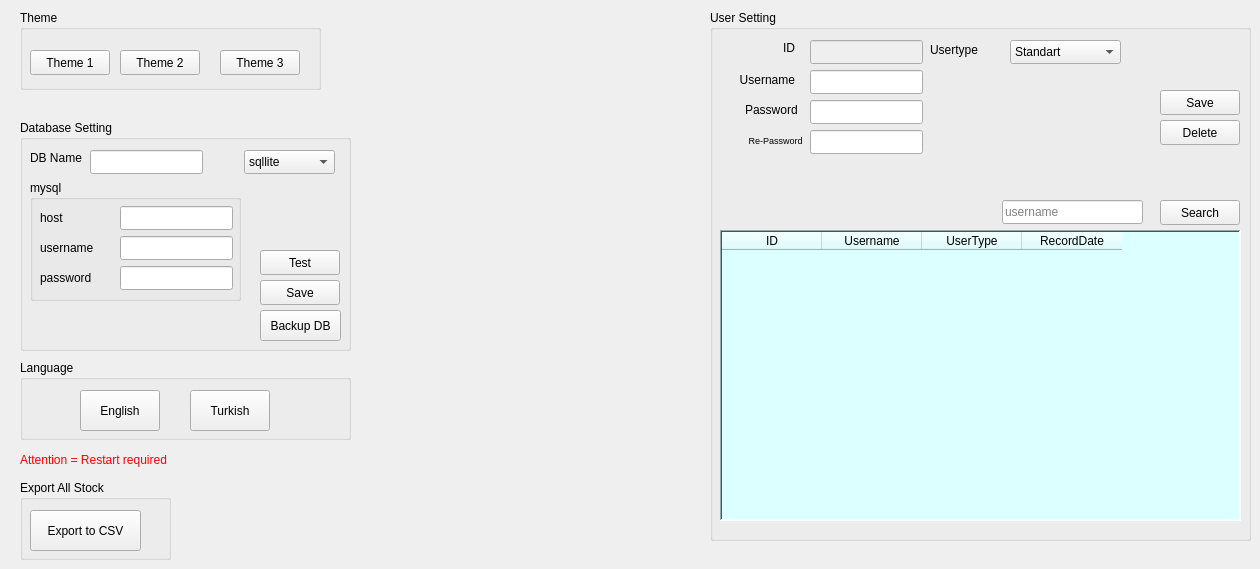
    <widget class="QWidget" name="tab_6">
     <attribute name="title">
      <string>Settings</string>
     </attribute>
     <widget class="QGroupBox" name="groupBox_4">
      <property name="geometry">
       <rect>
        <x>20</x>
        <y>10</y>
        <width>301</width>
        <height>80</height>
       </rect>
      </property>
      <property name="title">
       <string>Theme</string>
      </property>
      <widget class="QPushButton" name="pushButton_12">
       <property name="geometry">
        <rect>
         <x>10</x>
         <y>40</y>
         <width>80</width>
         <height>25</height>
        </rect>
       </property>
       <property name="text">
        <string>Theme 1</string>
       </property>
      </widget>
      <widget class="QPushButton" name="pushButton_13">
       <property name="geometry">
        <rect>
         <x>100</x>
         <y>40</y>
         <width>80</width>
         <height>25</height>
        </rect>
       </property>
       <property name="text">
        <string>Theme 2</string>
       </property>
      </widget>
      <widget class="QPushButton" name="pushButton_14">
       <property name="geometry">
        <rect>
         <x>200</x>
         <y>40</y>
         <width>80</width>
         <height>25</height>
        </rect>
       </property>
       <property name="text">
        <string>Theme 3</string>
       </property>
      </widget>
     </widget>
     <widget class="QGroupBox" name="groupBox_5">
      <property name="geometry">
       <rect>
        <x>20</x>
        <y>120</y>
        <width>331</width>
        <height>231</height>
       </rect>
      </property>
      <property name="title">
       <string>Database Setting</string>
      </property>
      <widget class="QPushButton" name="pushButton_68">
       <property name="geometry">
        <rect>
         <x>240</x>
         <y>160</y>
         <width>80</width>
         <height>25</height>
        </rect>
       </property>
       <property name="text">
        <string>Save</string>
       </property>
      </widget>
      <widget class="QComboBox" name="comboBox">
       <property name="geometry">
        <rect>
         <x>224</x>
         <y>30</y>
         <width>91</width>
         <height>24</height>
        </rect>
       </property>
       <item>
        <property name="text">
         <string>sqllite</string>
        </property>
       </item>
       <item>
        <property name="text">
         <string>mysql</string>
        </property>
       </item>
      </widget>
      <widget class="QLabel" name="label_72">
       <property name="geometry">
        <rect>
         <x>10</x>
         <y>30</y>
         <width>55</width>
         <height>16</height>
        </rect>
       </property>
       <property name="text">
        <string>DB Name</string>
       </property>
      </widget>
      <widget class="QGroupBox" name="groupBox_31">
       <property name="geometry">
        <rect>
         <x>10</x>
         <y>60</y>
         <width>211</width>
         <height>121</height>
        </rect>
       </property>
       <property name="title">
        <string>mysql</string>
       </property>
       <widget class="QLabel" name="label_73">
        <property name="geometry">
         <rect>
          <x>10</x>
          <y>30</y>
          <width>70</width>
          <height>16</height>
         </rect>
        </property>
        <property name="text">
         <string>host</string>
        </property>
       </widget>
       <widget class="QLineEdit" name="lineEdit_90">
        <property name="geometry">
         <rect>
          <x>90</x>
          <y>26</y>
          <width>113</width>
          <height>24</height>
         </rect>
        </property>
       </widget>
       <widget class="QLabel" name="label_74">
        <property name="geometry">
         <rect>
          <x>10</x>
          <y>60</y>
          <width>70</width>
          <height>16</height>
         </rect>
        </property>
        <property name="text">
         <string>username</string>
        </property>
       </widget>
       <widget class="QLineEdit" name="lineEdit_91">
        <property name="geometry">
         <rect>
          <x>90</x>
          <y>56</y>
          <width>113</width>
          <height>24</height>
         </rect>
        </property>
       </widget>
       <widget class="QLabel" name="label_75">
        <property name="geometry">
         <rect>
          <x>10</x>
          <y>90</y>
          <width>70</width>
          <height>16</height>
         </rect>
        </property>
        <property name="text">
         <string>password</string>
        </property>
       </widget>
       <widget class="QLineEdit" name="lineEdit_92">
        <property name="geometry">
         <rect>
          <x>90</x>
          <y>86</y>
          <width>113</width>
          <height>24</height>
         </rect>
        </property>
       </widget>
      </widget>
      <widget class="QLineEdit" name="lineEdit_89">
       <property name="geometry">
        <rect>
         <x>70</x>
         <y>30</y>
         <width>113</width>
         <height>24</height>
        </rect>
       </property>
      </widget>
      <widget class="QPushButton" name="pushButton_69">
       <property name="geometry">
        <rect>
         <x>240</x>
         <y>130</y>
         <width>80</width>
         <height>25</height>
        </rect>
       </property>
       <property name="text">
        <string>Test</string>
       </property>
      </widget>
      <widget class="QPushButton" name="pushButton_70">
       <property name="geometry">
        <rect>
         <x>240</x>
         <y>190</y>
         <width>81</width>
         <height>31</height>
        </rect>
       </property>
       <property name="text">
        <string>Backup DB</string>
       </property>
      </widget>
     </widget>
     <widget class="QGroupBox" name="groupBox_6">
      <property name="geometry">
       <rect>
        <x>710</x>
        <y>10</y>
        <width>541</width>
        <height>531</height>
       </rect>
      </property>
      <property name="title">
       <string>User Setting</string>
      </property>
      <widget class="QTableWidget" name="tableWidget_2">
       <property name="geometry">
        <rect>
         <x>10</x>
         <y>220</y>
         <width>521</width>
         <height>291</height>
        </rect>
       </property>
       <property name="styleSheet">
        <string notr="true">background-color: rgb(220, 255, 255);</string>
       </property>
       <property name="frameShape">
        <enum>QFrame::WinPanel</enum>
       </property>
       <property name="selectionMode">
        <enum>QAbstractItemView::SingleSelection</enum>
       </property>
       <property name="selectionBehavior">
        <enum>QAbstractItemView::SelectRows</enum>
       </property>
       <property name="sortingEnabled">
        <bool>true</bool>
       </property>
       <attribute name="verticalHeaderVisible">
        <bool>false</bool>
       </attribute>
       <column>
        <property name="text">
         <string>ID</string>
        </property>
       </column>
       <column>
        <property name="text">
         <string>Username</string>
        </property>
       </column>
       <column>
        <property name="text">
         <string>UserType</string>
        </property>
       </column>
       <column>
        <property name="text">
         <string>RecordDate</string>
        </property>
       </column>
      </widget>
      <widget class="QLineEdit" name="lineEdit_10">
       <property name="enabled">
        <bool>false</bool>
       </property>
       <property name="geometry">
        <rect>
         <x>100</x>
         <y>30</y>
         <width>113</width>
         <height>24</height>
        </rect>
       </property>
      </widget>
      <widget class="QLineEdit" name="lineEdit_11">
       <property name="geometry">
        <rect>
         <x>100</x>
         <y>60</y>
         <width>113</width>
         <height>24</height>
        </rect>
       </property>
      </widget>
      <widget class="QLabel" name="label_15">
       <property name="geometry">
        <rect>
         <x>30</x>
         <y>30</y>
         <width>55</width>
         <height>16</height>
        </rect>
       </property>
       <property name="text">
        <string>ID</string>
       </property>
       <property name="alignment">
        <set>Qt::AlignRight|Qt::AlignTrailing|Qt::AlignVCenter</set>
       </property>
      </widget>
      <widget class="QLabel" name="label_16">
       <property name="geometry">
        <rect>
         <x>14</x>
         <y>60</y>
         <width>71</width>
         <height>20</height>
        </rect>
       </property>
       <property name="text">
        <string>Username</string>
       </property>
       <property name="alignment">
        <set>Qt::AlignRight|Qt::AlignTrailing|Qt::AlignVCenter</set>
       </property>
      </widget>
      <widget class="QLabel" name="label_17">
       <property name="geometry">
        <rect>
         <x>220</x>
         <y>30</y>
         <width>71</width>
         <height>20</height>
        </rect>
       </property>
       <property name="text">
        <string>Usertype</string>
       </property>
      </widget>
      <widget class="QComboBox" name="comboBox_4">
       <property name="geometry">
        <rect>
         <x>300</x>
         <y>30</y>
         <width>111</width>
         <height>24</height>
        </rect>
       </property>
       <item>
        <property name="text">
         <string>Standart</string>
        </property>
       </item>
       <item>
        <property name="text">
         <string>Admin</string>
        </property>
       </item>
      </widget>
      <widget class="QPushButton" name="pushButton_18">
       <property name="geometry">
        <rect>
         <x>450</x>
         <y>80</y>
         <width>80</width>
         <height>25</height>
        </rect>
       </property>
       <property name="text">
        <string>Save</string>
       </property>
      </widget>
      <widget class="QPushButton" name="pushButton_19">
       <property name="geometry">
        <rect>
         <x>450</x>
         <y>110</y>
         <width>80</width>
         <height>25</height>
        </rect>
       </property>
       <property name="text">
        <string>Delete</string>
       </property>
      </widget>
      <widget class="QLabel" name="label_69">
       <property name="geometry">
        <rect>
         <x>20</x>
         <y>90</y>
         <width>71</width>
         <height>20</height>
        </rect>
       </property>
       <property name="text">
        <string>Password </string>
       </property>
       <property name="alignment">
        <set>Qt::AlignRight|Qt::AlignTrailing|Qt::AlignVCenter</set>
       </property>
      </widget>
      <widget class="QLineEdit" name="lineEdit_86">
       <property name="geometry">
        <rect>
         <x>100</x>
         <y>90</y>
         <width>113</width>
         <height>24</height>
        </rect>
       </property>
       <property name="text">
        <string/>
       </property>
       <property name="echoMode">
        <enum>QLineEdit::Password</enum>
       </property>
      </widget>
      <widget class="QLabel" name="label_70">
       <property name="geometry">
        <rect>
         <x>14</x>
         <y>120</y>
         <width>81</width>
         <height>20</height>
        </rect>
       </property>
       <property name="font">
        <font>
         <pointsize>7</pointsize>
        </font>
       </property>
       <property name="text">
        <string>Re-Password </string>
       </property>
       <property name="alignment">
        <set>Qt::AlignRight|Qt::AlignTrailing|Qt::AlignVCenter</set>
       </property>
      </widget>
      <widget class="QLineEdit" name="lineEdit_87">
       <property name="geometry">
        <rect>
         <x>100</x>
         <y>120</y>
         <width>113</width>
         <height>24</height>
        </rect>
       </property>
       <property name="text">
        <string/>
       </property>
       <property name="echoMode">
        <enum>QLineEdit::Password</enum>
       </property>
      </widget>
      <widget class="QPushButton" name="pushButton_61">
       <property name="geometry">
        <rect>
         <x>450</x>
         <y>190</y>
         <width>80</width>
         <height>25</height>
        </rect>
       </property>
       <property name="text">
        <string>Search</string>
       </property>
      </widget>
      <widget class="QLineEdit" name="lineEdit_88">
       <property name="geometry">
        <rect>
         <x>292</x>
         <y>190</y>
         <width>141</width>
         <height>24</height>
        </rect>
       </property>
       <property name="text">
        <string/>
       </property>
       <property name="echoMode">
        <enum>QLineEdit::Normal</enum>
       </property>
       <property name="placeholderText">
        <string>username</string>
       </property>
      </widget>
     </widget>
     <widget class="QGroupBox" name="groupBox_30">
      <property name="geometry">
       <rect>
        <x>20</x>
        <y>360</y>
        <width>331</width>
        <height>80</height>
       </rect>
      </property>
      <property name="title">
       <string>Language</string>
      </property>
      <widget class="QPushButton" name="pushButton_66">
       <property name="geometry">
        <rect>
         <x>60</x>
         <y>30</y>
         <width>80</width>
         <height>41</height>
        </rect>
       </property>
       <property name="text">
        <string>English</string>
       </property>
      </widget>
      <widget class="QPushButton" name="pushButton_67">
       <property name="geometry">
        <rect>
         <x>170</x>
         <y>30</y>
         <width>80</width>
         <height>41</height>
        </rect>
       </property>
       <property name="text">
        <string>Turkish</string>
       </property>
      </widget>
     </widget>
     <widget class="QLabel" name="label_14">
      <property name="geometry">
       <rect>
        <x>20</x>
        <y>450</y>
        <width>331</width>
        <height>20</height>
       </rect>
      </property>
      <property name="palette">
       <palette>
        <active>
         <colorrole role="WindowText">
          <brush brushstyle="SolidPattern">
           <color alpha="255">
            <red>255</red>
            <green>0</green>
            <blue>0</blue>
           </color>
          </brush>
         </colorrole>
        </active>
        <inactive>
         <colorrole role="WindowText">
          <brush brushstyle="SolidPattern">
           <color alpha="255">
            <red>255</red>
            <green>0</green>
            <blue>0</blue>
           </color>
          </brush>
         </colorrole>
        </inactive>
        <disabled>
         <colorrole role="WindowText">
          <brush brushstyle="SolidPattern">
           <color alpha="255">
            <red>190</red>
            <green>190</green>
            <blue>190</blue>
           </color>
          </brush>
         </colorrole>
        </disabled>
       </palette>
      </property>
      <property name="text">
       <string>Attention = Restart required</string>
      </property>
     </widget>
     <widget class="QGroupBox" name="groupBox_32">
      <property name="geometry">
       <rect>
        <x>20</x>
        <y>480</y>
        <width>151</width>
        <height>80</height>
       </rect>
      </property>
      <property name="title">
       <string>Export All Stock</string>
      </property>
      <widget class="QPushButton" name="pushButton_71">
       <property name="geometry">
        <rect>
         <x>10</x>
         <y>30</y>
         <width>111</width>
         <height>41</height>
        </rect>
       </property>
       <property name="text">
        <string>Export to CSV</string>
       </property>
      </widget>
     </widget>
    </widget>
